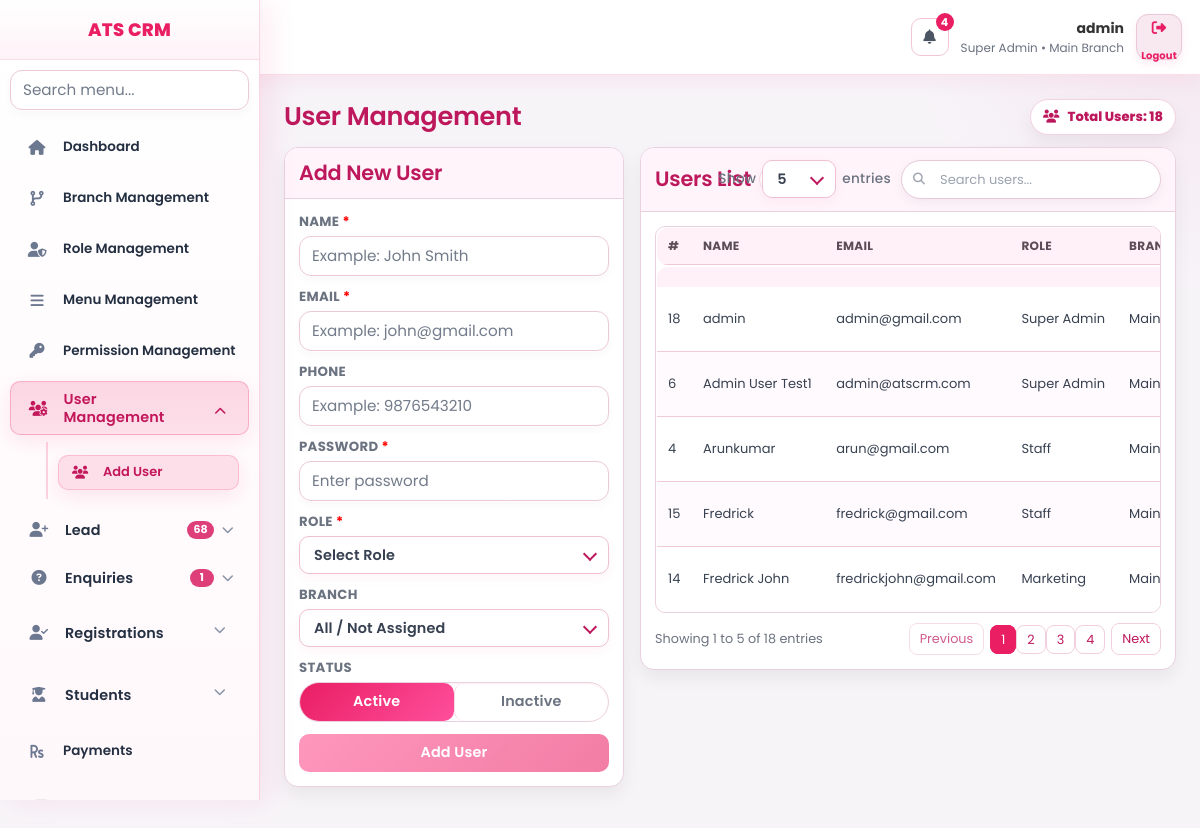
The app's page /index.php?page=user_add (signed in) with its own data.
### tables this page shows
CREATE TABLE `menus` (
  `id` int(11) NOT NULL AUTO_INCREMENT,
  `menu_name` varchar(150) NOT NULL,
  `menu_slug` varchar(150) NOT NULL,
  `parent_id` int(11) DEFAULT NULL,
  `icon` varchar(100) DEFAULT NULL,
  `sort_order` int(11) DEFAULT 0,
  `status` tinyint(1) DEFAULT 1,
  `created_at` datetime DEFAULT current_timestamp(),
  `updated_at` datetime DEFAULT current_timestamp() ON UPDATE current_timestamp(),
  PRIMARY KEY (`id`)
);

CREATE TABLE `users` (
  `id` int(11) NOT NULL AUTO_INCREMENT,
  `branch_id` int(11) DEFAULT NULL,
  `role_id` int(11) DEFAULT NULL,
  `name` varchar(150) NOT NULL,
  `email` varchar(150) NOT NULL,
  `phone` varchar(20) DEFAULT NULL,
  `password` varchar(255) NOT NULL,
  `must_change_password` tinyint(1) DEFAULT 0,
  `last_login` datetime DEFAULT NULL,
  `last_login_ip` varchar(45) DEFAULT NULL,
  `status` tinyint(1) DEFAULT 1,
  `created_at` datetime DEFAULT current_timestamp(),
  `updated_at` datetime DEFAULT current_timestamp() ON UPDATE current_timestamp(),
  `created_by` int(11) DEFAULT NULL,
  `updated_by` int(11) DEFAULT NULL,
  `ip_address` varchar(45) DEFAULT NULL,
  `user_agent` text DEFAULT NULL,
  `remember_selector` varchar(24) DEFAULT NULL,
  `remember_token_hash` varchar(255) DEFAULT NULL,
  `remember_expires` datetime DEFAULT NULL,
  `reset_token_hash` varchar(255) DEFAULT NULL,
  `reset_expires` datetime DEFAULT NULL,
  PRIMARY KEY (`id`),
  UNIQUE KEY `email` (`email`),
  KEY `branch_id` (`branch_id`),
  KEY `role_id` (`role_id`),
  KEY `idx_remember_selector` (`remember_selector`),
  KEY `idx_users_name` (`name`),
  KEY `idx_users_email` (`email`),
  CONSTRAINT `users_ibfk_1` FOREIGN KEY (`branch_id`) REFERENCES `branches` (`id`) ON DELETE SET NULL,
  CONSTRAINT `users_ibfk_2` FOREIGN KEY (`role_id`) REFERENCES `roles` (`id`) ON DELETE SET NULL
);

CREATE TABLE `roles` (
  `id` int(11) NOT NULL AUTO_INCREMENT,
  `role_name` varchar(100) NOT NULL,
  `default_dashboard_slug` varchar(150) DEFAULT NULL,
  `can_access_all_branches` tinyint(1) DEFAULT 0,
  `is_target_applicable` tinyint(1) NOT NULL DEFAULT 0,
  `status` tinyint(1) DEFAULT 1,
  `created_at` datetime DEFAULT current_timestamp(),
  `updated_at` datetime DEFAULT current_timestamp() ON UPDATE current_timestamp(),
  PRIMARY KEY (`id`)
);

CREATE TABLE `branches` (
  `id` int(11) NOT NULL AUTO_INCREMENT,
  `branch_name` varchar(150) NOT NULL,
  `location` varchar(255) DEFAULT NULL,
  `phone` varchar(20) DEFAULT NULL,
  `email` varchar(150) DEFAULT NULL,
  `status` tinyint(1) DEFAULT 1,
  `created_at` datetime DEFAULT current_timestamp(),
  `updated_at` datetime DEFAULT current_timestamp() ON UPDATE current_timestamp(),
  PRIMARY KEY (`id`)
);

### views/user_add.php (the view, shortened to what this page needs)
<?php
$editUser = null;
$users = $pdo->query("
    SELECT u.*, r.role_name, b.branch_name
    FROM users u
    LEFT JOIN roles r ON u.role_id = r.id
    LEFT JOIN branches b ON u.branch_id = b.id
    ORDER BY u.id DESC
")->fetchAll(PDO::FETCH_ASSOC);
?>
<div class="user-page-head">
<h2 class="user-page-title">User Management</h2>
<div class="user-total-badge">
<i class="fas fa-users"></i>
Total Users: <?= count($users) ?>
</div>
</div>
<div class="user-page">
<div class="user-left">
<div class="user-card">
<div class="user-card-head">
<h3 class="user-card-title"><?= $editUser ? 'Edit User' : 'Add New User' ?></h3>
</div>
<div class="user-card-body">
<form method="POST" id="userForm" novalidate>
<div class="user-form-group">
<label>Name <span style="color:red;">*</span></label>
<input type="text" name="name" placeholder="Example: John Smith" required value="<?= htmlspecialchars($editUser['name'] ?? '') ?>">
</div>
<div class="user-form-group">
<label>Email <span style="color:red;">*</span></label>
<input type="email" name="email" placeholder="Example: john@gmail.com" required value="<?= htmlspecialchars($editUser['email'] ?? '') ?>">
</div>
<div class="user-form-group">
<label>Phone</label>
<input type="tel" name="phone" placeholder="Example: 9876543210" maxlength="10" inputmode="numeric" pattern="[0-9]{10}" oninput="this.value=this.value.replace(/[^0-9]/g,'').slice(0,10)" value="<?= htmlspecialchars($editUser['phone'] ?? '') ?>">
</div>
<div class="user-form-group">
<label>Password<?= $editUser ? ' <span style="color:#6b7280;font-weight:600;">(leave blank to keep same)</span>' : ' <span style="color:red;">*</span>' ?></label>
<input type="password" name="password" placeholder="Enter password">
</div>
<div class="user-form-group">
<label>Role <span style="color:red;">*</span></label>
</div>
<div class="user-form-group">
<label>Branch</label>
</div>
<div class="user-form-group">
<label>Status</label>
<?php $userStatus = (!isset($editUser['status']) || (int)$editUser['status']===1) ? 1 : 0; ?>
<div class="user-segment" role="tablist" aria-label="User status">
<button type="button" class="user-segment-btn<?= $userStatus===1 ? ' active' : '' ?>" data-status="1">Active</button>
<button type="button" class="user-segment-btn<?= $userStatus===0 ? ' active' : '' ?>" data-status="0">Inactive</button>
</div>
</div>
<button type="submit" id="saveUserBtn" name="<?= $editUser ? 'update_user':'add_user' ?>" class="user-submit" disabled>
<?= $editUser ? 'Update User':'Add User' ?>
</button>
</form>
</div>
</div>
</div>
<div class="user-right">
<div class="user-card" id="usersTableArea">
<div class="user-card-head">
<div class="user-card-title-wrap">
<h3 class="user-card-title">Users List</h3>
<span class="user-card-badge"><i class="fas fa-users"></i> <?= count($users) ?></span>
</div>
<div id="userTableControls" class="user-table-controls"></div>
</div>
<div class="user-card-body">
<div class="user-table-wrapper">
<table id="usersTable" class="user-table">
<thead>
<tr>
<th>#</th>
<th>Name</th>
<th>Email</th>
<th>Role</th>
<th>Branch</th>
</tr>
</thead>
<tbody>
<?php $i=1; foreach($users as $u): ?>
<tr>
<td><?= $i++ ?></td>
<td><?= htmlspecialchars($u['name']) ?></td>
<td><?= htmlspecialchars($u['email']) ?></td>
<td><?= htmlspecialchars($u['role_name'] ?? '-') ?></td>
<td><?= htmlspecialchars($u['branch_name'] ?? 'All') ?></td>
</tr>
<?php endforeach; ?>
</tbody>
</table>
</div>
<div id="userTableFooter" class="user-table-footer"></div>
</div>
</div>
</div>
</div>

### views/layout/sidebar.php (shortened to what this page needs)
<?php
$role_id     = $_SESSION['role_id'] ?? 0;
$currentPage = $_GET['page'] ?? '';
$sessionUserId = (int)($_SESSION['user_id'] ?? 0);
$sessionBranchId = (int)($_SESSION['branch_id'] ?? 0);
$dashboardSlug = $defaultPage ?? 'dashboard/superadmin';
$stmt = $pdo->prepare("
    SELECT m.*
    FROM menus m
    INNER JOIN role_permissions rp
        ON rp.menu_id = m.id
    WHERE rp.role_id = :role_id
      AND rp.can_view = 1
      AND m.status = 1
    ORDER BY m.parent_id ASC, m.sort_order ASC
");
$stmt->execute([
    'role_id' => $role_id
]);
$menus = $stmt->fetchAll(PDO::FETCH_ASSOC);
$menus = array_values(array_filter($menus, function($m) {
    $slug = $m['menu_slug'] ?? '';
    return !(
        strpos($slug, 'dashboard/') === 0
        || $slug === 'dashboard'
        || $slug === 'system/demo_reset'
    );
}));
$menuTree = [];
foreach ($menus as $menu) {
    if ($menu['parent_id'] === NULL) {
        $menuTree[$menu['id']] = $menu;
        $menuTree[$menu['id']]['children'] = [];
    }
}
foreach ($menus as $menu) {
    if ($menu['parent_id'] !== NULL && isset($menuTree[$menu['parent_id']])) {
        $menuTree[$menu['parent_id']]['children'][] = $menu;
    }
}
function isParentOpen($parent, $currentPage) {
    if (!isset($parent['children']) || empty($parent['children'])) return false;
    foreach ($parent['children'] as $child) {
        if ($currentPage === $child['menu_slug']) return true;
    }
    return false;
}
$isDashboardActive = ($currentPage === '' || strpos($currentPage, 'dashboard/') === 0);
$sidebarBadges = [
    'lead' => 0,
    'enquiries' => 0,
    'enquiries/followups' => 0,
];
try {
    $sidebarBadgeCacheKey = 'sidebar_badges_' . $sessionUserId;
    $cachedSidebarBadges = $_SESSION[$sidebarBadgeCacheKey] ?? null;
    $useBadgeCache = is_array($cachedSidebarBadges)
        && isset($cachedSidebarBadges['ts'], $cachedSidebarBadges['values'])
        && (time() - (int)$cachedSidebarBadges['ts']) <= 30
        && (int)($cachedSidebarBadges['role_id'] ?? 0) === (int)$role_id
        && (int)($cachedSidebarBadges['branch_id'] ?? 0) === (int)$sessionBranchId;
    if ($useBadgeCache) {
        $vals = (array)$cachedSidebarBadges['values'];
        foreach ($sidebarBadges as $k => $v) {
            if (isset($vals[$k])) $sidebarBadges[$k] = max(0, (int)$vals[$k]);
        }
    } else {
        $leadSql = "SELECT COUNT(*) FROM leads l WHERE l.status NOT IN ('converted','closed')";
        $leadParams = [];
        $stLead = $pdo->prepare($leadSql);
        $stLead->execute($leadParams);
        $sidebarBadges['lead'] = (int)($stLead->fetchColumn() ?: 0);
        $enqSql = "SELECT COUNT(*) FROM enquiries e WHERE e.status IN ('new','followup')";
        $enqParams = [];
        $stEnq = $pdo->prepare($enqSql);
        $stEnq->execute($enqParams);
        $sidebarBadges['enquiries'] = (int)($stEnq->fetchColumn() ?: 0);
        $fuSql = "
            SELECT COUNT(*)
            FROM enquiry_followups f
            INNER JOIN enquiries e ON e.id = f.enquiry_id
            WHERE LOWER(TRIM(COALESCE(f.status,'pending'))) = 'pending'
        ";
        $fuParams = [];
        $stFu = $pdo->prepare($fuSql);
        $stFu->execute($fuParams);
        $sidebarBadges['enquiries/followups'] = (int)($stFu->fetchColumn() ?: 0);
    }
} catch (Throwable $e) {
}
if (!function_exists('sidebarBadgeText')) {
    function sidebarBadgeText($count): string {
        $c = max(0, (int)$count);
        return $c > 99 ? '99+' : (string)$c;
    }
}
?>
<div class="sidebar" id="crmSidebar">
    <div class="logo"><?= APP_NAME ?></div>
    <div class="sidebar-search">
        <input
            type="text"
            id="sidebarMenuSearch"
            class="sidebar-search-input"
            placeholder="Search menu..."
            autocomplete="off"
        >
    </div>
    <ul class="menu-list">
        <li class="<?= $isDashboardActive ? 'active' : '' ?>">
            <a href="index.php?page=<?= htmlspecialchars($dashboardSlug) ?>" data-tooltip="Dashboard">
                <i class="fas fa-home"></i>
                <span class="menu-label">Dashboard</span>
            </a>
        </li>
        <?php foreach ($menuTree as $parent): ?>
            <?php
                $hasChildren  = !empty($parent['children']);
                $parentOpen   = isParentOpen($parent, $currentPage);
                $parentActive = ($currentPage === $parent['menu_slug']) || $parentOpen;
            ?>
            <li class="<?= $parentActive ? 'active' : '' ?> <?= $hasChildren ? 'has-children' : '' ?> <?= $parentOpen ? 'open' : '' ?>"<?= $hasChildren ? ' data-initial-open="' . ($parentOpen ? '1' : '0') . '"' : '' ?>>
                <?php if ($hasChildren): ?>
                    <?php $submenuId = 'submenu-' . (int)$parent['id']; ?>
                    <button
                        type="button"
                        class="menu-toggle"
                        data-menu-id="<?= (int)$parent['id'] ?>"
                        data-tooltip="<?= htmlspecialchars($parent['menu_name']) ?>"
                        aria-expanded="<?= $parentOpen ? 'true' : 'false' ?>"
                        aria-controls="<?= htmlspecialchars($submenuId) ?>"
                    >
                        <i class="<?= htmlspecialchars($parent['icon'] ?: 'fas fa-circle') ?>"></i>
                        <span class="menu-label"><?= htmlspecialchars($parent['menu_name']) ?></span>
                        <?php
                            $parentSlug = strtolower(trim((string)($parent['menu_slug'] ?? '')));
                            $parentName = strtolower(trim((string)($parent['menu_name'] ?? '')));
                            $parentBadgeCount = 0;
                            if ($parentSlug === 'lead' || strpos($parentName, 'lead') !== false) {
                                $parentBadgeCount = (int)($sidebarBadges['lead'] ?? 0);
                            } elseif ($parentSlug === 'enquiries' || strpos($parentName, 'enquir') !== false) {
                                $parentBadgeCount = (int)($sidebarBadges['enquiries'] ?? 0);
                            }
                        ?>
                        <?php if ($parentBadgeCount > 0): ?>
                            <span class="menu-tail">
                                <span class="menu-badge" data-modern-tooltip="Open <?= htmlspecialchars($parent['menu_name']) ?>: <?= (int)$parentBadgeCount ?>">
                                    <?= htmlspecialchars(sidebarBadgeText($parentBadgeCount)) ?>
                                </span>
                                <i class="fas fa-chevron-down caret"></i>
                            </span>
                        <?php else: ?>
                            <span class="menu-tail">
                                <i class="fas fa-chevron-down caret"></i>
                            </span>
                        <?php endif; ?>
                    </button>
                    <ul id="<?= htmlspecialchars($submenuId) ?>" class="submenu" <?= $parentOpen ? '' : 'style="display:none;" hidden' ?>>
                        <?php foreach ($parent['children'] as $child): ?>
                            <li class="<?= ($currentPage === $child['menu_slug']) ? 'active' : '' ?>">
                                <a href="index.php?page=<?= htmlspecialchars($child['menu_slug']) ?>">
                                    <i class="<?= htmlspecialchars($child['icon'] ?: 'fas fa-dot-circle') ?>"></i>
                                    <span class="menu-label"><?= htmlspecialchars($child['menu_name']) ?></span>
                                </a>
                            </li>
                        <?php endforeach; ?>
                    </ul>
                <?php else: ?>
                    <a href="index.php?page=<?= htmlspecialchars($parent['menu_slug']) ?>" data-tooltip="<?= htmlspecialchars($parent['menu_name']) ?>">
                        <i class="<?= htmlspecialchars($parent['icon'] ?: 'fas fa-circle') ?>"></i>
                        <span class="menu-label"><?= htmlspecialchars($parent['menu_name']) ?></span>
                    </a>
                <?php endif; ?>
            </li>
        <?php endforeach; ?>
    </ul>
</div>

### records on screen
menus: menu_name "Branch Management"
menus: menu_name "Role Management"
menus: menu_name "Menu Management"
menus: menu_name "Permission Management"
menus: menu_name "User Management"
menus: menu_name "Add User"
menus: menu_name "Lead", parentBadgeCount "68"
menus: menu_name "Enquiries", parentBadgeCount "1"
menus: menu_name "Registrations"
menus: menu_name "Students"
menus: menu_name "Payments"
users: name "Arunkumar", email "arun@gmail.com", role.role_name "Staff", branch.branch_name "Main…"
users: name "Admin User Test1", email "admin@atscrm.com", role.role_name "Super Admin", branch.branch_name "Main…"
users: name "Fredrick John", email "fredrickjohn@gmail.com", role.role_name "Marketing", branch.branch_name "Main…"
users: name "Fredrick", email "fredrick@gmail.com", role.role_name "Staff", branch.branch_name "Main…"
users: name "admin", email "admin@gmail.com", role.role_name "Super Admin", branch.branch_name "Main…"

### other values on screen
$topNotificationCount "4"
$user_name "admin"
$user_role "Super Admin"
$branch_name "Main Branch"
APP_NAME "ATS CRM"
count($users) "18"
